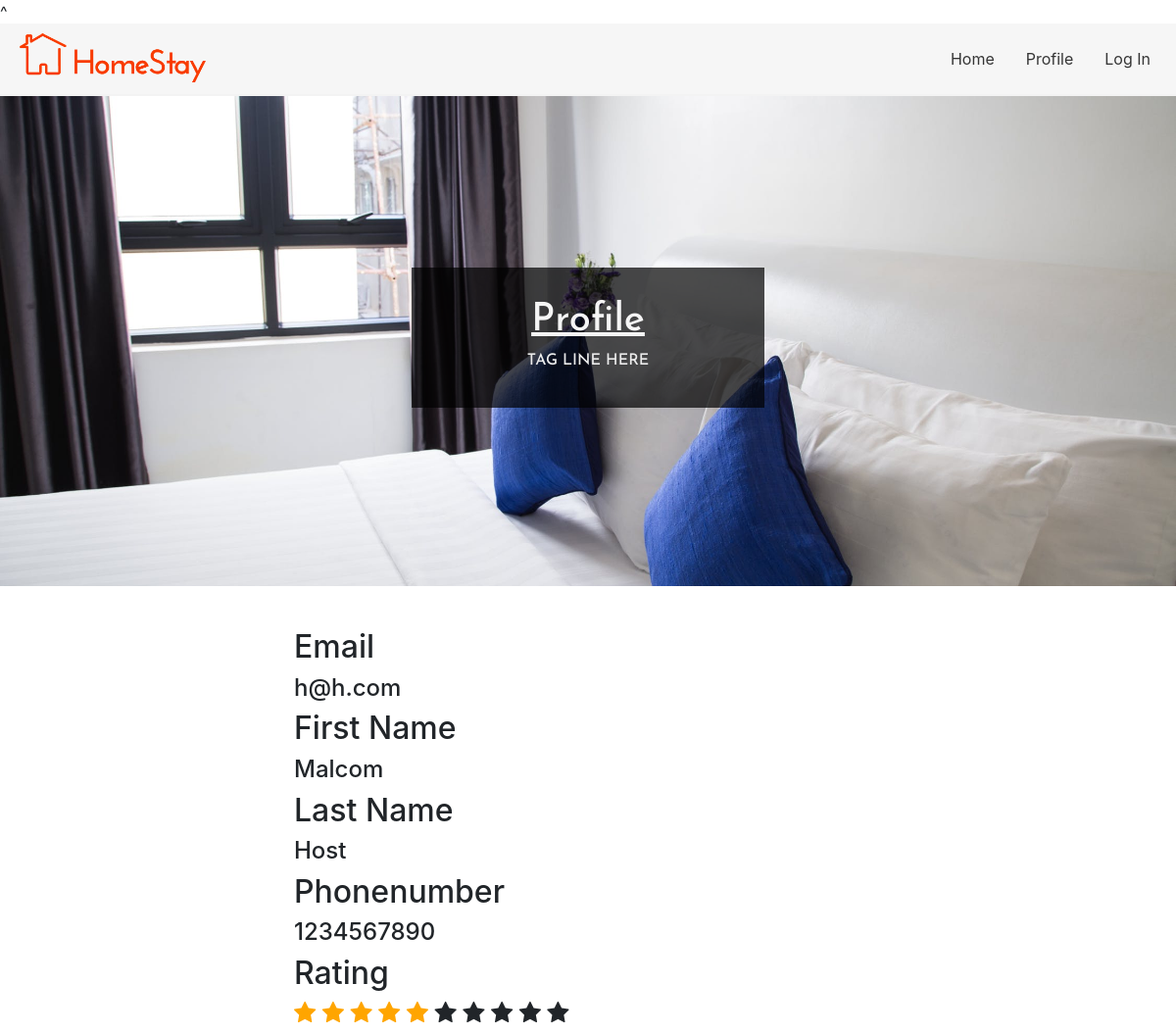
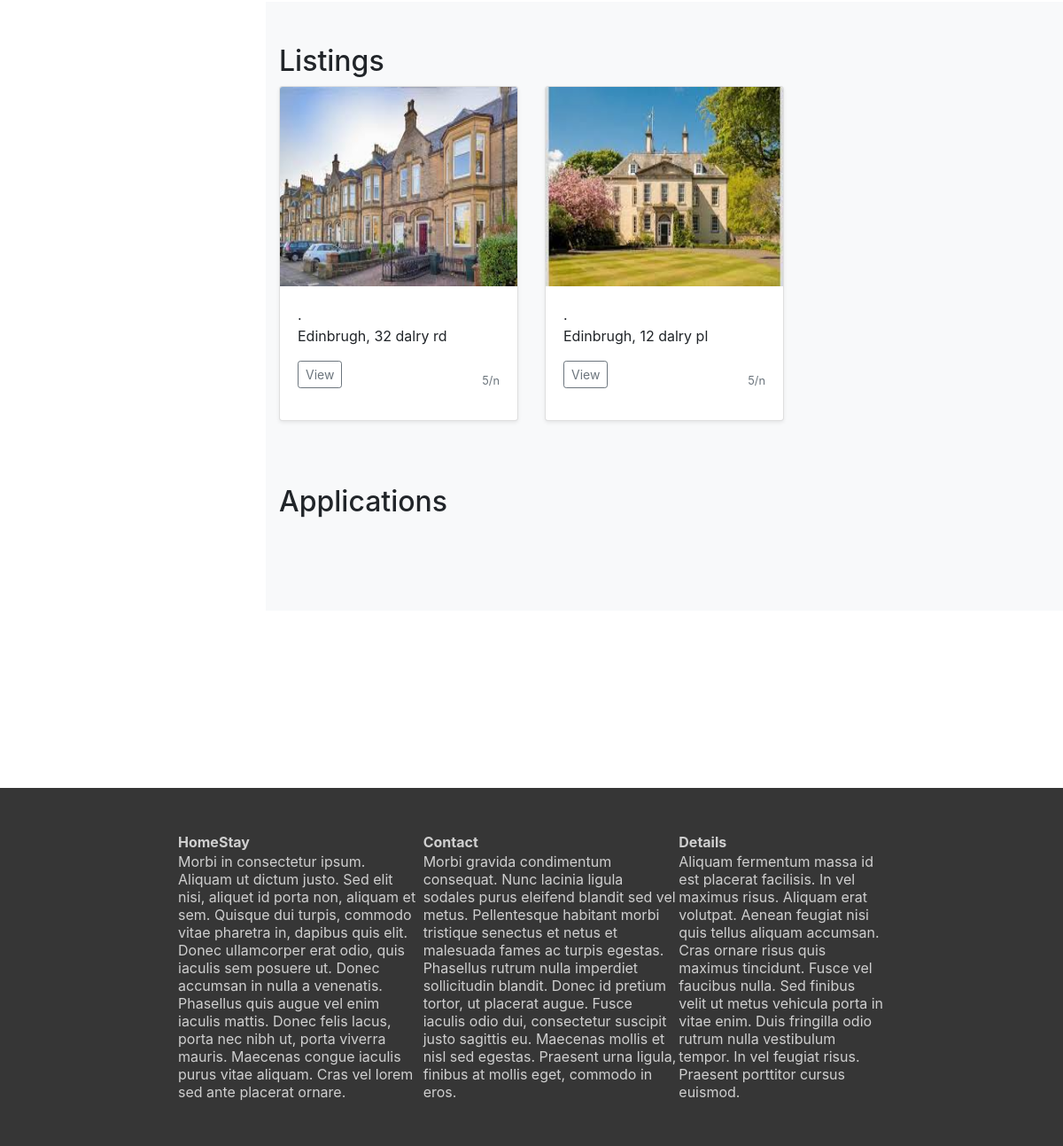
Page /homestay/profile/host/1 on the committed database (2 pictures, top to bottom).
### tables this page shows
CREATE TABLE Host (
  hostID integer NOT NULL UNIQUE,
  email varchar(255) NOT NULL UNIQUE,
  lastName varchar(255) NOT NULL,
  firstName varchar(255) NOT NULL,
  hPassword varchar(255) NOT NULL,
  phoneNumber int,
  rating int DEFAULT 5,
  CHECK (
    rating <= 10
    AND rating >= 0
        ),
  PRIMARY KEY (hostID)
);

CREATE TABLE Vacancies (
        vacancyID integer NOT NULL UNIQUE,
        hostID int NOT NULL,
        location varchar(255) NOT NULL,
        description varchar(255),
        rate varchar(255) NOT NULL,
        startDate date NOT NULL,
        endDate date NOT NULL,
        available bit DEFAULT 1,
        curfew varchar(255),
        extraInfo varchar(255),
        images varchar(255),
        PRIMARY KEY (vacancyID),
        FOREIGN KEY (hostID) REFERENCES Host(hostID)
);

### launch.py (the view)
@app.route('/homestay/profile/host/<host>', methods=["POST","GET"])
def  HostSlected(name=None, host=None):
		db = get_db()
		Host = query_db('SELECT * FROM Host WHERE hostID = ?', [host], one=True)
		negStar = 10 - int(Host[6])
		negStar1 = range(negStar)
		posStar1 = range(int(Host[6]))
		userListings = db.cursor().execute('SELECT * FROM Vacancies WHERE hostID = ?', [Host[0]])
		userListings = list(userListings.fetchall())
		urlHelper = "../../../homestay/listing/"
		return render_template("host.html", userContent=Host, userListings=userListings, negStar1=negStar1, posStar1=posStar1, urlHelper=urlHelper )

### launch.py (called while the page is built)
def get_db():
  db = getattr(g, 'db', None)
  if db is None:
    db = sqlite3.connect(db_location)
    g.db = db
  return db

@app.teardown_appcontext
def  close_db_connection(exception):
  db = getattr(g, 'db' , None)
  if db is not None:
    db.close()

def query_db(query, args=(), one=False):
    cur = get_db().execute(query, args)
    rv = cur.fetchall()
    cur.close()
    return (rv[0] if rv else None) if one else rv

### templates/host.html (shortened to what this page needs)
^<html>
  <head>
    <link rel="stylesheet" href="https://cdnjs.cloudflare.com/ajax/libs/font-awesome/4.7.0/css/font-awesome.min.css">
    <link rel="stylesheet" href="https://stackpath.bootstrapcdn.com/bootstrap/4.1.3/css/bootstrap.min.css">
    <link rel="stylesheet" href="https://stackpath.bootstrapcdn.com/bootstrap/4.1.3/css/bootstrap.min.css">
    <link href="../../../../static/css/styles.css" type="text/css" rel="stylesheet">
  </head>
  <body>
    <nav>
        <ul>
          <a href="../../../../../homestay"><img src="../../../static/images/logo.jpg" style="height: 50px; padding-left: 10px; padding-right:10px;"/></a>
          <li><a href="../../../../../homestay/login">Log In</a></li>
          <li><a href="../../../../../homestay/profile">Profile</a></li>
          <li><a href="../../../../../homestay">Home</a></li>
        </ul>
    </nav>
    <div id= "header">
      <div id="header-text">
        <h1>Profile</h1>
        <h3>Tag line here</h3>
    </div>
    <main>
      <div id="main-content">
        <section>
	<div id= "Email" >
	  <h2>Email</h2>
	  <h4>{{userContent[1]}}</h4>
	</div>
	<div id= "First_Name" >
          <h2>First Name</h2>
          <h4>{{userContent[3]}}</h4>
        </div>
	<div id= "Last_Name" >
          <h2>Last Name</h2>
          <h4>{{userContent[2]}}</h4>
        </div>
	<div id= "phoneNumber" >
          <h2>Phonenumber</h2>
          <h4>{{userContent[5]}}</h4>
        </div>
	<div id= "rateing" >
          <h2>Rating</h2>
          <h4>	{% for x in posStar1 %}
			<span class="fa fa-star checked"></span>
		{% endfor %}
		{% for x in negStar1 %}
			<span class="fa fa-star"></span>
		{% endfor %}
	  </h4>
	</div>
        <div class="album py-5 bg-light">
           <div class="container">
	      <H2>Listings</H2>
              <div class="row">
                {% for Vacancies in userListings %}
                    <div class="col-md-4">
                        <div class="card mb-4 shadow-sm">
                           <img class="card-img-top" data-src="holder.js/100px225?theme=thumb&amp;bg=55595c&amp;fg=eceeef&amp;text=Thumbnail" alt="Thumbnail [100%x225]" style="height: 225px; width: 100%; display: block;" src={{"../../../../static/uploads/" + Vacancies[10]}} data-holder-rendered="true">
                           <div class="card-body">.
                                <p class="card-text" name="location" value={{Vacancies[2]}} >{{Vacancies[2]}} </p>
                                 <div class="d-flex justify-content-between align-items-center">
                                   <div class="btn-group">
                                        <form action={{urlHelper + Vacancies[0]|string}}>
                                           <input type="submit" class="btn btn-sm btn-outline-secondary" value="View"/>
                                        </form>
                                   </div>
                                   <small class="text-muted">{{Vacancies[4]}}</small>
                                </div>
                           </div>
                        </div>
                    </div>
                {% endfor %}
              </div>
           </div>
        <div class="album py-5 bg-light">
           <div class="container">
              <H2>Applications</H2>
           </div>
	</section>
      </div>
    </main>
  <footer>
      <div id="footer-content">
        <table style="width:100%">
          <tr>
            <th>HomeStay</th>
            <th>Contact</th>
            <th>Details</th>
          </tr>
          <tr>
            <td>Morbi in consectetur ipsum. Aliquam ut dictum justo. Sed elit nisi, aliquet id porta non, aliquam et sem. Quisque dui turpis, commodo vitae pharetra in, dapibus quis elit. Donec ullamcorper erat odio, quis iaculis sem posuere ut. Donec accumsan in nulla a venenatis. Phasellus quis augue vel enim iaculis mattis. Donec felis lacus, porta nec nibh ut, porta viverra mauris. Maecenas congue iaculis purus vitae aliquam. Cras vel lorem sed ante placerat ornare.</td>
            <td>Morbi gravida condimentum consequat. Nunc lacinia ligula sodales purus eleifend blandit sed vel metus. Pellentesque habitant morbi tristique senectus et netus et malesuada fames ac turpis egestas. Phasellus rutrum nulla imperdiet sollicitudin blandit. Donec id pretium tortor, ut placerat augue. Fusce iaculis odio dui, consectetur suscipit justo sagittis eu. Maecenas mollis et nisl sed egestas. Praesent urna ligula, finibus at mollis eget, commodo in eros.</td>
            <td>Aliquam fermentum massa id est placerat facilisis. In vel maximus risus. Aliquam erat volutpat. Aenean feugiat nisi quis tellus aliquam accumsan. Cras ornare risus quis maximus tincidunt. Fusce vel faucibus nulla. Sed finibus velit ut metus vehicula porta in vitae enim. Duis fringilla odio rutrum nulla vestibulum tempor. In vel feugiat risus. Praesent porttitor cursus euismod.</td>
         </tr>
      </div>
    </footer>
  </body>
</html>

### static/css/styles.css (style rules this page uses)
body { margin: 0px; overflow-y: scroll; }
main { padding-left: : 50px; padding-right: 50px; padding-bottom: 200px; position: inherit; }
section { margin-top: 400px; width:900px; margin-left: 300px; margin-right: 300px; }
#header { width:100%; height: 500px; background-image: url("../images/bedroom_banner.jpg"); background-size: cover; background-position: center; top: 0px; }
#header-text { margin: auto; position: relative; text-align: center; vertical-align: middle; font-family: 'Josefin Sans', sans-serif; padding:30px; top:175px; background-color: rgb(0,0,0,0.7); width: 30%; }
#header-text h1 { color: rgb(245,245,245); text-decoration: underline; }
#header-text h3 { text-transform: uppercase; font-size: 16px; color: rgb(235, 235,235); }
nav { position: sticky; top: 0; vertical-align: middle; background-color: rgb(246,246,246,0.9); padding: 10px; border-bottom: #f3f3f3 solid 2px; z-index: 99; }
nav ul { list-style-type: none; margin: 0; padding: 0; overflow: hidden; }
nav li { float:right; }
nav li a { display: block; color: rgb(54,54,54); text-align: center; padding: 14px 16px; text-decoration: none; transition: 1.5s; }
footer { position:relative; bottom: 0px; width: 100%; background-color: rgb(54,54,54); }
#footer-content { padding-left: 200px; padding-right: 200px; padding-top: 50px; padding-bottom: 50px; }
#footer-content table { color: #cfcfcf; }

### templates/host.html (style rules this page uses)
.checked { color: orange; }

### rows in the picture
Host: email "h@h.com", firstName "Malcom", lastName "Host", phoneNumber "1234567890"
Vacancies: images (picture), location "Edinbrugh, 32 dalry rd", rate "5/n"
Vacancies: images (picture), location "Edinbrugh, 12 dalry pl", rate "5/n"
